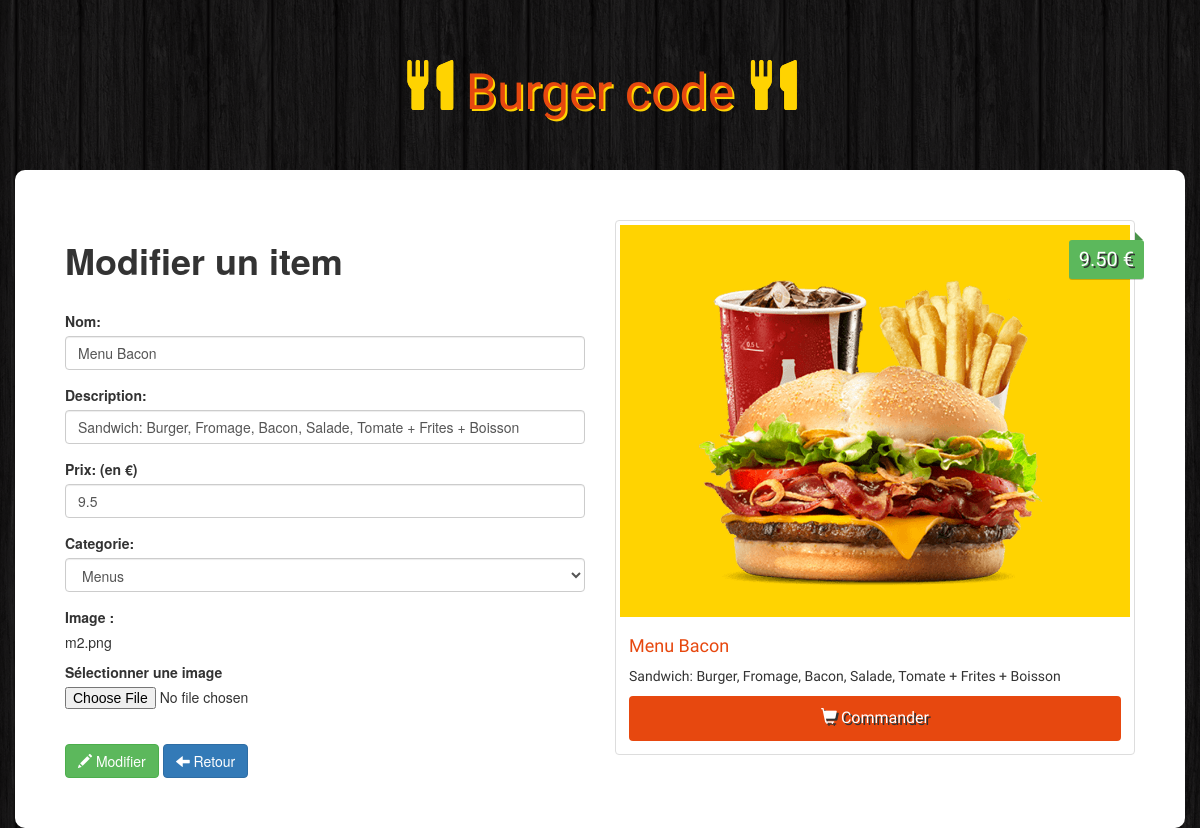
The app's page /admin/update.php?id=2 with its own data.
### tables this page shows
CREATE TABLE `items` (
  `id` int(11) NOT NULL,
  `name` varchar(100) NOT NULL,
  `description` varchar(255) NOT NULL,
  `price` float NOT NULL,
  `image` varchar(255) NOT NULL,
  `category` int(11) NOT NULL
);

### admin/update.php (the view, shortened to what this page needs)
<?php
    if (!empty ($_GET['id']))
        {
            $id = checkInput ($_GET['id']);
        }
    $nameError = $descriptionError = $priceError = $categoryError = $imageError = $name = $description = $price = $category = $image = "";
    if (!empty($_POST))
    {
        $name               = checkInput($_POST['name']);
        $description        = checkInput($_POST['description']);
        $price              = checkInput($_POST['price']);
        $category           = checkInput($_POST['category']);
        $image              = checkInput($_FILES['image']['name']);
        $imagePath          = '../images/' . basename($image);
        $imageExtension     = pathinfo($imagePath, PATHINFO_EXTENSION);
        $isSuccess          = true;
        if(empty($name))
        {
            $nameError = 'Ce champ ne peut pas être vide';
            $isSucces = false;
        }
        if(empty($description))
        {
            $descriptionError = 'Ce champ ne peut pas être vide';
            $isSucces = false;
        }
        if(empty($price))
        {
            $priceError = 'Ce champ ne peut pas être vide';
            $isSucces = false;
        }
        if(empty($category))
        {
            $categoryError = 'Ce champ ne peut pas être vide';
            $isSucces = false;
        }
        if(empty($image))
        {
            $isImageUpdated = false;
        }
        else
        {
            $isImageUpdated = true;
            $isUploadSuccess = true;
            if($imageExtension != "jpg" && $imageExtension != "png" && $imageExtension != "jpeg" && $imageExtension != "gif" )
            {
                $imageError = "Les fichiers autorises sont: .jpg, .jpeg, .png, .gif";
                $isUploadSuccess = false;
            }
            if(file_exists($imagePath))
            {
                $imageError = "Le fichier existe deja";
                $isUploadSuccess = false;
            }
            if($_FILES["image"]["size"] > 500000)
            {
                $imageError = "Le fichier ne doit pas depasser les 500KB";
                $isUploadSuccess = false;
            }
            if($isUploadSuccess)
            {
                if(!move_uploaded_file($_FILES["image"]["tmp_name"], $imagePath))
                {
                    $imageError = "Il y a eu une erreur lors de l'upload";
                    $isUploadSuccess = false;
                }
            }
        }
           if(($isSuccess && $isImageUpdated && $isUploadSuccess) || ($isSuccess && !$isImageUpdated))
        {
            $db = Database::connect();
            if ($isImageUpdated)
                {
                $statement = $db->prepare("UPDATE items set name = ?, description = ?, price = ? , category = ?, image = ? WHERE id = ?");
                $statement->execute(array($name,$description,$price,$category,$image,$id));
                }
            else
                {
                $statement = $db->prepare("UPDATE items set name = ?, description = ?, price = ? , category = ? WHERE id = ?");
                $statement->execute(array($name,$description,$price,$category,$id));
                }
            Database::disconnect();
            header("Location: index.php");
        }
        else if ($imageUpdated && !$isUploadSuccess)
        {
            $db = Database::connect();
            $statement = $db->prepare ("SELECT * FROM items where id = ?");
            $statement->execute(array($id));
            $item = $statement->fetch();
            $image = $item['image'];
            Database::disconnect();
        }
    }
    else
    {
        $db = Database::connect();
        $statement = $db->prepare ("SELECT * FROM items where id = ?");
        $statement->execute(array($id));
        $item = $statement->fetch();
        $name           = $item['name'];
        $description    = $item['description'];
        $price          = $item['price'];
        $category       = $item['category'];
        $image          = $item['image'];
    }
    function checkInput ($data)
    {
        $data = trim ($data);
        $data = stripslashes($data);
        $data = htmlspecialchars($data);
        return $data;
    }
?>
<!DOCTYPE html>
<html>
    <head>
        <link rel="stylesheet" href="https://maxcdn.bootstrapcdn.com/bootstrap/3.3.6/css/bootstrap.min.css">
        <link rel="stylesheet" href="../css/styles.css">
    </head>
    <body>
        <h1 class="text-logo"><span class="glyphicon glyphicon-cutlery"></span> Burger code <span class="glyphicon glyphicon-cutlery"></span> </h1>
        <div class="container admin">
            <div class="row">
                <div class="col-sm-6">
                    <h1><strong>Modifier un item  </strong></h1>
                    <br>
                    <form class ="form" role="form" action="<?php echo 'update.php?id=' . $id; ?>" method="post" enctype="multipart/form-data">
                    <div class="form-group">
                        <label for="name">Nom:</label>
                        <input type="text" class="form-control" id="name" name="name" placeholder="Nom" value="<?php echo $name;?>">
                    </div>
                        <div class="form-group">
                            <label for="description">Description:</label>
                            <input type="text" class="form-control" id="description" name="description" placeholder="Description" value="<?php echo $description;?>">
                        </div>
                        <div class="form-group">
                            <label for="price">Prix: (en €)</label>
                            <input type="number" step="0.01" class="form-control" id="price" name="price" placeholder="Prix" value="<?php echo $price; ?>"> <span class="help-inline"> <?php echo $priceError; ?></span>
                        </div>
                        <div class="form-group">
                            <label for="category">Categorie:</label>
                            <select class="form-control" id="category" name="category">
                            <?php
                                $db = Database::connect();
                                foreach($db->query('SELECT * FROM categories') as $row)
                                {
                                    if($row['id'] == $category)
                                        echo '<option selected="selected" value="' . $row['id'] . '">' . $row['name'] . '</option>';
                                    else
                                        echo '<option value="' . $row['id'] . '">' . $row['name'] . '</option>';
                                }
                            ?>
                            </select>
                        </div>
                        <div class="form-group">
                            <label>Image :</label>
                            <p> <?php echo $image; ?></p>
                            <label for="image">Sélectionner une image</label>
                            <input type="file" id="image" name="image">
                        </div>
                    <br>
                    <div class="form-actions">
                        <button type="submit" class="btn btn-success"> <span class="glyphicon glyphicon-pencil"></span> Modifier</button>
                        <a class="btn btn-primary" href="index.php"><span class="glyphicon glyphicon-arrow-left"></span> Retour</a>
                    </div>
                </form>
                </div>
            <div class="col-sm-6 site">
            <div class="thumbnail">
                <img src="<?php echo '../images/' . $image; ?>" alt="...">
                <div class="price"><?php echo number_format((float) $price, 2, '.', '') . ' €'; ?></div>
                <div class="caption">
                    <h4><?php echo $name; ?></h4>
                    <p><?php echo $description; ?></p>
                    <a href="#" class="btn btn-order" role="button"><span class="glyphicon glyphicon-shopping-cart"></span> Commander</a>
                </div>
            </div>
            </div>
            </div>
        </div>
    </body>
</html>

### css/styles.css (style rules this page uses)
body { background: url(../images/bg.png); }
.site { font-family: 'Holtwood One SC', sans-serif; }
.text-logo { font-family: 'Holtwood One SC', sans-serif; color:#e7480f; text-shadow: 2px 2px #ffd301; font-size: 50px; padding: 40px 0px; text-align: center; }
.text-logo .glyphicon { color: #ffd301; text-shadow: 0px 0px #ffd301; }
.thumbnail img { background: #ffd301; }
.price { background: #5cb85c; box-shadow: 0 1px rgba(0,0,0,0.2); -moz-box-shadow: 0 1px rgba(0,0,0,0.2); -webkit-box-shadow:0 1px rgba(0,0,0,0.2); color: #fff; text-shadow: 2px 2px #333; position: absolute; right: 6px; top: 20px; padding: 5px 10px; font-size: 20px; border-radius: 3px; }
.price:before { border: 4px solid transparent; border-bottom: 4px solid #4a934a; border-left: 4px solid #4a934a; content: ""; position: absolute; right: 1px; top: -8px; }
.caption > h4 { color: #e7480f; font-size: 18px; }
.btn-order { width: 100%; padding: 10px; font-size: 16px; color: #fff; background-color: #e7480f; text-decoration: none; text-shadow: 2px 2px #333; }
.admin { background: #fff; padding: 50px; border-radius: 10px; }

### records on screen
items: name "Menu Bacon", description "Sandwich: Burger, Fromage, Bacon, Salade, Tomate + Frites + Boisson", price "9.5", image "m2.png", image (picture), price "9.50"

### other values on screen
form field category "Menus"
